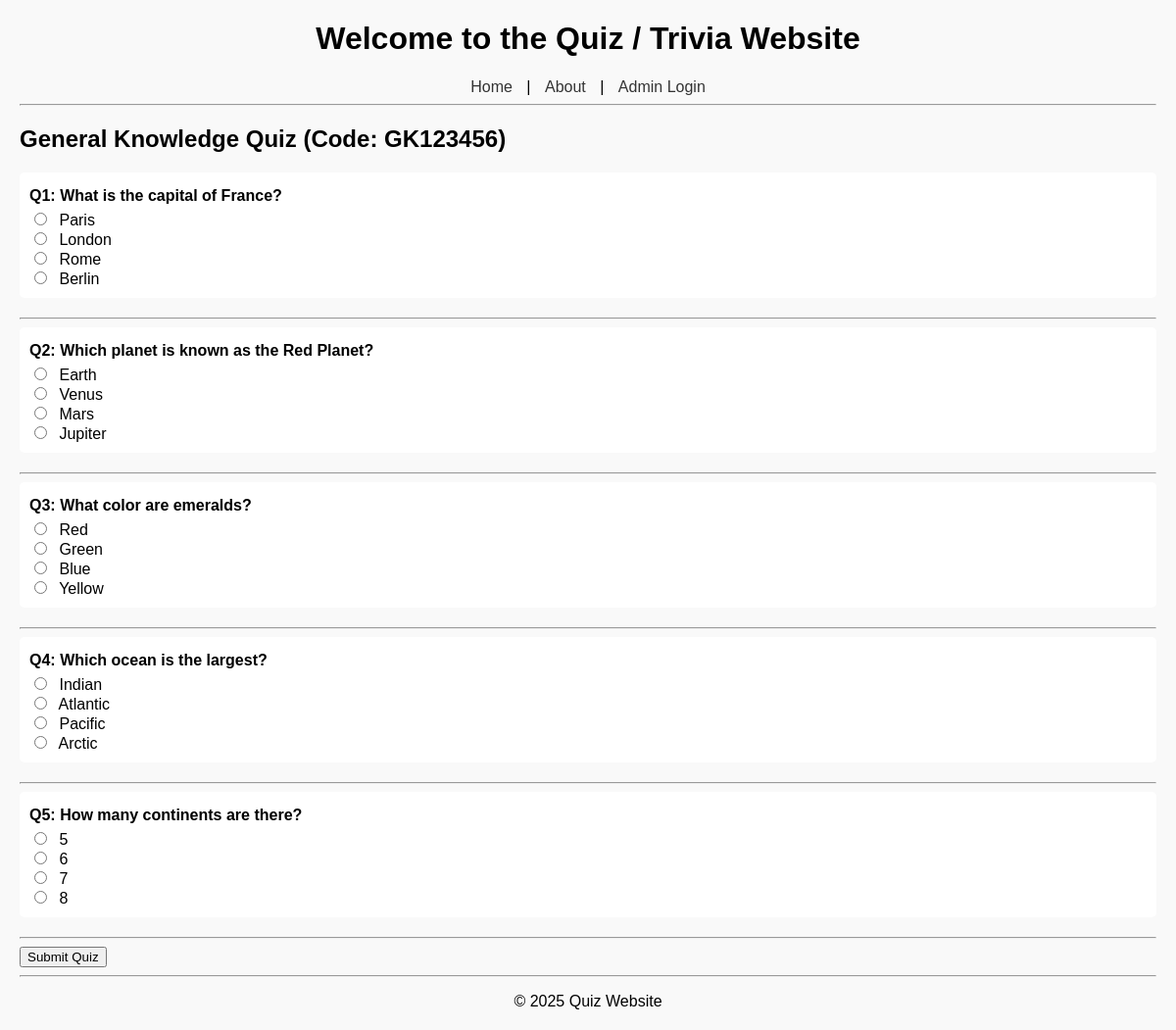
The app's page /quiz.php?code=GK123456 (signed in) with its own data.
### tables this page shows
CREATE TABLE categories (
    id INT AUTO_INCREMENT PRIMARY KEY,
    name VARCHAR(100) NOT NULL,
    creator_id INT NOT NULL,
    quiz_code VARCHAR(20) UNIQUE NOT NULL,
    FOREIGN KEY (creator_id) REFERENCES users(id) ON DELETE CASCADE
);

CREATE TABLE questions (
    id INT AUTO_INCREMENT PRIMARY KEY,
    category_id INT NOT NULL,
    question_text TEXT NOT NULL,
    correct_answer VARCHAR(255) NOT NULL,
    FOREIGN KEY (category_id) REFERENCES categories(id) ON DELETE CASCADE
);

CREATE TABLE answers (
    id INT AUTO_INCREMENT PRIMARY KEY,
    question_id INT NOT NULL,
    answer_text VARCHAR(255) NOT NULL,
    FOREIGN KEY (question_id) REFERENCES questions(id) ON DELETE CASCADE
);

### quiz.php (the view, shortened to what this page needs)
<?php
include 'includes/db.php';
include 'includes/header.php';
$code = trim($_GET['code']);
$stmt = $pdo->prepare("SELECT * FROM categories WHERE quiz_code = ?");
$stmt->execute([$code]);
$category = $stmt->fetch(PDO::FETCH_ASSOC);
$category_id = $category['id'];
$stmt = $pdo->prepare("SELECT * FROM questions WHERE category_id = ?");
$stmt->execute([$category_id]);
$questions = $stmt->fetchAll(PDO::FETCH_ASSOC);
$answers_stmt = $pdo->prepare("SELECT * FROM answers WHERE question_id = ?");
?>
<h2><?php echo htmlspecialchars($category['name']); ?> Quiz (Code: <?php echo htmlspecialchars($code); ?>)</h2>
<?php if(count($questions) > 0): ?>
<form action="results.php" method="post">
    <?php foreach($questions as $index => $question): ?>
        <div class="question-block">
            <p><strong>Q<?php echo $index+1; ?>: <?php echo htmlspecialchars($question['question_text']); ?></strong></p>
            <?php
                $answers_stmt->execute([$question['id']]);
                $answers = $answers_stmt->fetchAll(PDO::FETCH_ASSOC);
            ?>
            <?php foreach($answers as $answer): ?>
                <div>
                    <input type="radio" name="answers[<?php echo $question['id']; ?>]" value="<?php echo htmlspecialchars($answer['answer_text']); ?>" required>
                    <label><?php echo htmlspecialchars($answer['answer_text']); ?></label>
                </div>
            <?php endforeach; ?>
        </div>
        <hr>
    <?php endforeach; ?>
    <input type="submit" value="Submit Quiz">
</form>
<?php else: ?>
    <p>No questions available in this category.</p>
<?php endif; ?>
<?php include 'includes/footer.php'; ?>

### css/style.css (style rules this page uses)
body { font-family: Arial, sans-serif; margin: 20px; background-color: #f9f9f9; }
.question-block { margin-bottom: 20px; }
.question-block input[type="radio"] { margin-right: 8px; }
.question-block { margin-bottom: 20px; background: #fff; padding: 10px; border-radius: 5px; }
.question-block p { margin: 5px 0; }

### records on screen
categories: name "General Knowledge"
questions: question_text "What is the capital of France?"
answers: answer_text "Paris"
answers: answer_text "London"
answers: answer_text "Rome"
answers: answer_text "Berlin"
questions: question_text "Which planet is known as the Red Planet?"
answers: answer_text "Earth"
answers: answer_text "Venus"
answers: answer_text "Mars"
answers: answer_text "Jupiter"
questions: question_text "What color are emeralds?"
answers: answer_text "Red"
answers: answer_text "Green"
answers: answer_text "Blue"
answers: answer_text "Yellow"
questions: question_text "Which ocean is the largest?"
answers: answer_text "Indian"
answers: answer_text "Atlantic"
answers: answer_text "Pacific"
answers: answer_text "Arctic"
questions: question_text "How many continents are there?"
answers: answer_text "5"
answers: answer_text "6"
answers: answer_text "7"
answers: answer_text "8"

### other values on screen
$code "GK123456"
